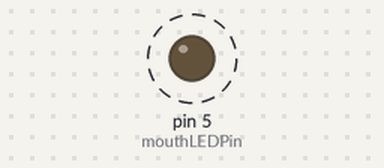
Bench run of a sketch on a simulated Arduino Uno, built with avr-gcc and run on an emulated ATmega328P. Parts: output pins drawn as LEDs (lit = HIGH). Dashed ring = blinking.

Above: at 0.15 s.
Timing chart, 0 to 3.0 s (numbered marks = the images above):
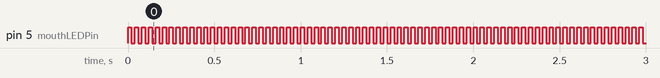

Measured:
- by itself, pin 5 (mouthLEDPin): alternates HIGH for 0.02 s and LOW for 0.02 s

The sketch:

mouth_LED.ino
```cpp
int mouthLEDPin = 5; // arduino pins 5 and 6 analogwrite are interfered with by delay function

void setup()
{
  pinMode(mouthLEDPin, OUTPUT);
}

void loop()
{
  digitalWrite(mouthLEDPin, HIGH);
  delay(20);
  digitalWrite(mouthLEDPin, LOW);
  delay(20);
}
```
